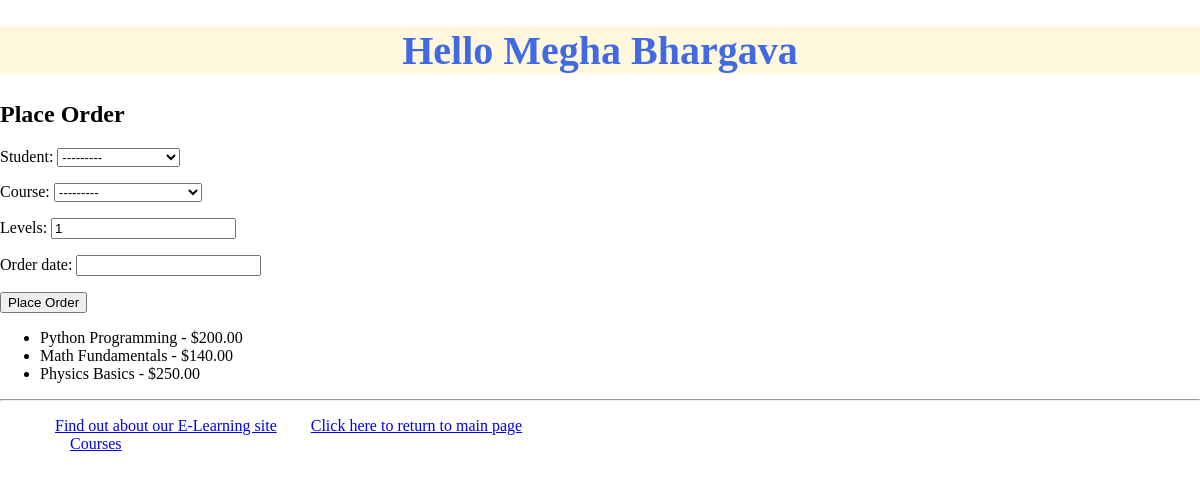
Screenshot of /myappF23/place-order with the database file from the repository.
### myappF23/models.py (models this page shows)
class Course(models.Model):
    COURSE_LEVEL_CHOICES = [
        (1, 'Beginner'),
        (2, 'Intermediate'),
        (3, 'Advanced'), ]
    title = models.CharField(max_length=200)
    description = models.TextField()
    instructor = models.ForeignKey(Instructor,on_delete=models.CASCADE)
    categories = models.ForeignKey(Category,on_delete=models.CASCADE)
    students = models.ManyToManyField(Student, blank=True)
    start_date = models.DateField()
    end_date = models.DateField()
    price = models.DecimalField(max_digits=10, decimal_places=2)
    levels = models.PositiveIntegerField(choices=COURSE_LEVEL_CHOICES,default=1)
    interested= models.PositiveIntegerField(default=0)
    def __str__(self):
        return self.title

### myappF23/views.py (the view)
# urls.py: path(r'place-order', views.place_order, name='place_order'),
def place_order(request):
    msg = ''
    courlist = Course.objects.all()
    if request.method == 'POST':
        form = OrderForm(request.POST)
        if form.is_valid():
            order = form.save(commit=False)
            if order.levels > order.course.levels:
                msg = 'You exceeded the number of levels for this course.'
                return render(request, 'myappF23/order_response.html', {'msg': msg})
            order.order_price = order.course.price
            if order.course.price > 150.00:
                order.discount()
            order.order_status = 0
            order.save()
            msg = 'Your course has been ordered successfully.'
        else:
            msg = 'You exceeded the number of levels for this course.'
        return render(request, 'myappF23/order_response.html', {'msg': msg})
    else:
        form = OrderForm()
    return render(request, 'myappF23/placeorder.html', {'form': form, 'msg': msg, 'courlist': courlist})

### myappF23/forms.py
class OrderForm(forms.ModelForm):
    class Meta:
        model = Order
        fields = ["student", "course", "levels", "order_date"]
        widget={
            'student': forms.RadioSelect(),
            'order_date': forms.SelectDateWidget(),
        }

### myappF23/models.py (called while the page is built)
    def __str__(self):
        return self.first_name + " "+self.last_name

### myappF23/templates/myappF23/placeorder.html (shortened to what this page needs)
{% extends 'myappF23/base.html' %}
{% block myhdg %}
Hello Megha Bhargava
{% endblock %}
{% block body_block %}
  <h2>Place Order</h2>
  <form method="post" action="{% url 'myappF23:place_order' %}">
    {{ form.as_p }}
    <button type="submit">Place Order</button>
  </form>
  <ul>
    {% for course in courlist %}
      <li>{{ course.title }} - ${{ course.price }}</li>
    {% endfor %}
  </ul>
{% endblock %}

### myappF23/static/style.css (style rules this page uses)
body { margin: 0px; padding: 0px; }

### rows the page displays
Course: title "Python Programming", price "200.00"
Course: title "Math Fundamentals", price "140.00"
Course: title "Physics Basics", price "250.00"
